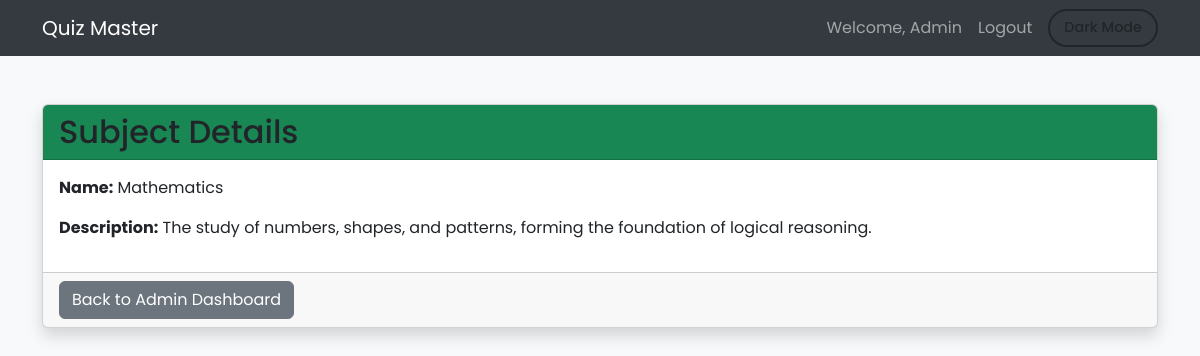
The page /view_subject/1 on the database as committed earlier.
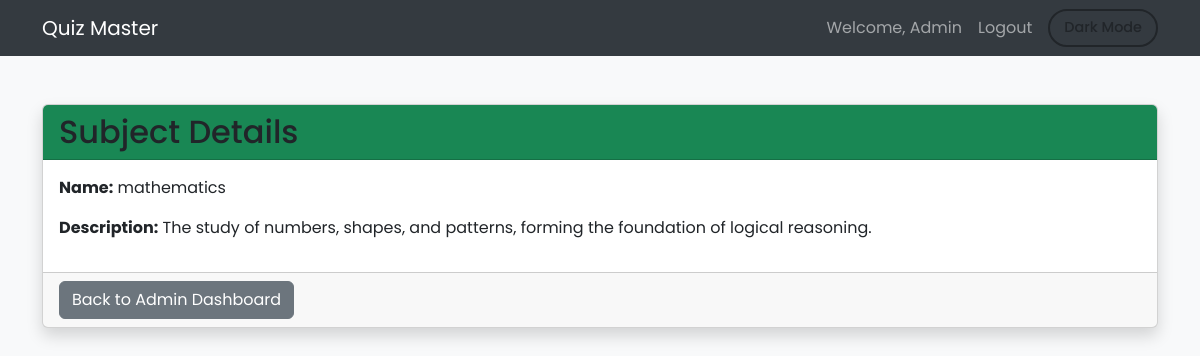
The same page on the database as committed later.
### app.py (models this page shows)
class Subject(db.Model):
    id = db.Column(db.Integer, primary_key=True)
    name = db.Column(db.String(100), nullable=False)
    description = db.Column(db.Text, nullable=True)

### app.py (the view)
@app.route('/view_subject/<int:subject_id>')
def view_subject(subject_id):
    subject = Subject.query.get_or_404(subject_id)
    return render_template('view/view_subject.html', subject=subject)

### templates/view/view_subject.html (shortened to what this page needs)
<!DOCTYPE html>
<html lang="en" class="light-theme">
<head>
  <link href="https://cdn.jsdelivr.net/npm/bootstrap@5.3.0/dist/css/bootstrap.min.css" rel="stylesheet" />
</head>
<body>
  <nav class="navbar navbar-expand-lg navbar-dark">
    <div class="container">
      <a class="navbar-brand" href="/">Quiz Master</a>
      <div class="collapse navbar-collapse">
        <ul class="navbar-nav ms-auto align-items-center">
          <li class="nav-item"><a class="nav-link">Welcome, Admin</a></li>
          <li class="nav-item"><a class="nav-link" href="/logout">Logout</a></li>
          <li class="nav-item ms-2">
            <button id="theme-toggle" class="btn btn-theme-toggle">Dark Mode</button>
          </li>
        </ul>
      </div>
    </div>
  </nav>
  <div class="container mt-5">
    <div class="card shadow">
      <div class="card-header bg-success text-white">
        <h2 class="mb-0">Subject Details</h2>
      </div>
      <div class="card-body">
        <p><strong>Name:</strong> {{ subject.name }}</p>
        <p><strong>Description:</strong> {{ subject.description or 'N/A' }}</p>
      </div>
      <div class="card-footer">
        <a href="/admin_dashboard" class="btn btn-secondary">Back to Admin Dashboard</a>
      </div>
    </div>
  </div>
</body>
</html>

Rows that differ between the two databases and show on the page:
changed Subject: name "Mathematics" → "mathematics"
